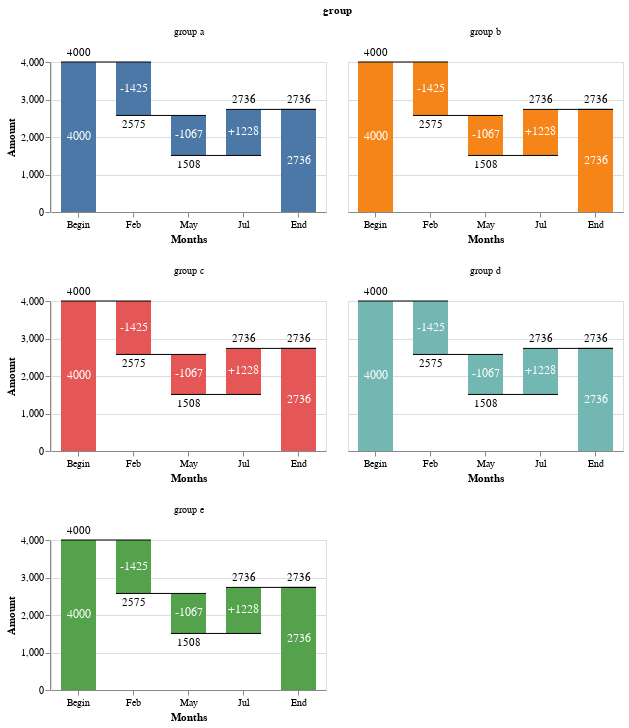

The cell this chart's notebook holds for it:
### Code cell
data = [
    {"label": "Begin", "amount": 4000},
    # {"label": "Jan", "amount": 1707},
    {"label": "Feb", "amount": -1425},
    # {"label": "Mar", "amount": -1030},
    # {"label": "Apr", "amount": 1812},
    {"label": "May", "amount": -1067},
    # {"label": "Jun", "amount": -1481},
    {"label": "Jul", "amount": 1228},
    # {"label": "Aug", "amount": 1176},
    # {"label": "Sep", "amount": 1146},
    # {"label": "Oct", "amount": 1205},
    # {"label": "Nov", "amount": -1388},
    # {"label": "Dec", "amount": 1492},
    {"label": "End", "amount": 0},
]
source = pd.DataFrame(data)

sources = []
for i, group in enumerate(groups):
    sources.append(source.copy())
    sources[i]['group'] = f'group {group}'

source = pd.concat(sources)

# Define frequently referenced fields
amount = alt.datum.amount
label = alt.datum.label
window_lead_label = alt.datum.window_lead_label
window_sum_amount = alt.datum.window_sum_amount

# Define frequently referenced/long expressions
calc_prev_sum = alt.expr.if_(label == "End", 0, window_sum_amount - amount)
calc_amount = alt.expr.if_(label == "End", window_sum_amount, amount)
calc_text_amount = (
    alt.expr.if_((label != "Begin") & (label != "End") & calc_amount > 0, "+", "")
    + calc_amount
)

# The "base_chart" defines the transform_window, transform_calculate, and X axis
base_chart = alt.Chart(source).encode(
    x=alt.X("label:O", axis=alt.Axis(title="Months", labelAngle=0), sort=None)
)

color_coding = (
    alt.when((label == "Begin") | (label == "End"))
    .then(alt.value("#878d96"))
    .when(calc_amount < 0)
    .then(alt.value("#24a148"))
    .otherwise(alt.value("#fa4d56"))
)

bar_size = 35

bar = base_chart.mark_bar(size=bar_size).encode(
    y=alt.Y("calc_prev_sum:Q", title="Amount"),
    y2=alt.Y2("window_sum_amount:Q"),
    # color=color_coding,
    color=alt.Color('group:N').legend(None),
)

# The "rule" chart is for the horizontal lines that connect the bars
rule = base_chart.mark_rule(xOffset=-bar_size / 2, x2Offset=bar_size / 2).encode(
    y="window_sum_amount:Q",
    x2="calc_lead",
)

# Add values as text
text_pos_values_top_of_bar = base_chart.mark_text(baseline="bottom", dy=-4).encode(
    text=alt.Text("calc_sum_inc:N"),
    y="calc_sum_inc:Q",
)
text_neg_values_bot_of_bar = base_chart.mark_text(baseline="top", dy=4).encode(
    text=alt.Text("calc_sum_dec:N"),
    y="calc_sum_dec:Q",
)
text_bar_values_mid_of_bar = base_chart.mark_text(baseline="middle", fontSize=bar_size / 3).encode(
    text=alt.Text("calc_text_amount:N"),
    y="calc_center:Q",
    color=alt.value("white"),
)

chart = alt.layer(
    bar,
    rule,
    text_pos_values_top_of_bar,
    text_neg_values_bot_of_bar,
    text_bar_values_mid_of_bar
).properties(
    width=alt.Step(bar_size + 20),
    height=150
).facet(
    facet="group",
    columns=2,
).transform_window(
    window_sum_amount="sum(amount)",
    window_lead_label="lead(label)",
    groupby=["group"],
).transform_calculate(
    calc_lead=alt.expr.if_((window_lead_label == None), label, window_lead_label),
    calc_prev_sum=calc_prev_sum,
    calc_amount=calc_amount,
    calc_text_amount=calc_text_amount,
    calc_center=(window_sum_amount + calc_prev_sum) / 2,
    calc_sum_dec=alt.expr.if_(window_sum_amount < calc_prev_sum, window_sum_amount, ""),
    calc_sum_inc=alt.expr.if_(window_sum_amount > calc_prev_sum, window_sum_amount, ""),
).resolve_scale(
    x="independent"
)

chart

### Figure 1 — Vega-Lite specification as saved in the notebook (floating-point values rounded to 4 significant figures)
{"config": {"view": {"continuousWidth": 300, "continuousHeight": 300}}, "data": {"name": "data-0267d786b33f8c711493f32b5b718610"}, "facet": {"field": "group", "type": "nominal"}, "spec": {"layer": [{"mark": {"type": "bar", "size": 35}, "encoding": {"color": {"field": "group", "legend": null, "type": "nominal"}, "x": {"axis": {"labelAngle": 0, "title": "Months"}, "field": "label", "sort": null, "type": "ordinal"}, "y": {"field": "calc_prev_sum", "title": "Amount", "type": "quantitative"}, "y2": {"field": "window_sum_amount"}}}, {"mark": {"type": "rule", "x2Offset": 17.5, "xOffset": -17.5}, "encoding": {"x": {"axis": {"labelAngle": 0, "title": "Months"}, "field": "label", "sort": null, "type": "ordinal"}, "x2": {"field": "calc_lead"}, "y": {"field": "window_sum_amount", "type": "quantitative"}}}, {"mark": {"type": "text", "baseline": "bottom", "dy": -4}, "encoding": {"text": {"field": "calc_sum_inc", "type": "nominal"}, "x": {"axis": {"labelAngle": 0, "title": "Months"}, "field": "label", "sort": null, "type": "ordinal"}, "y": {"field": "calc_sum_inc", "type": "quantitative"}}}, {"mark": {"type": "text", "baseline": "top", "dy": 4}, "encoding": {"text": {"field": "calc_sum_dec", "type": "nominal"}, "x": {"axis": {"labelAngle": 0, "title": "Months"}, "field": "label", "sort": null, "type": "ordinal"}, "y": {"field": "calc_sum_dec", "type": "quantitative"}}}, {"mark": {"type": "text", "baseline": "middle", "fontSize": 11.67}, "encoding": {"color": {"value": "white"}, "text": {"field": "calc_text_amount", "type": "nominal"}, "x": {"axis": {"labelAngle": 0, "title": "Months"}, "field": "label", "sort": null, "type": "ordinal"}, "y": {"field": "calc_center", "type": "quantitative"}}}], "height": 150, "width": {"step": 55}}, "columns": 2, "resolve": {"scale": {"x": "independent"}}, "transform": [{"window": [{"op": "sum", "field": "amount", "as": "window_sum_amount"}, {"op": "lead", "field": "label", "as": "window_lead_label"}], "groupby": ["group"]}, {"calculate": "if((datum.window_lead_label === null),datum.label,datum.window_lead_label)", "as": "calc_lead"}, {"calculate": "if((datum.label === 'End'),0,(datum.window_sum_amount - datum.amount))", "as": "calc_prev_sum"}, {"calculate": "if((datum.label === 'End'),datum.window_sum_amount,datum.amount)", "as": "calc_amount"}, {"calculate": "(if(((((datum.label !== 'Begin') && (datum.label !== 'End')) && if((datum.label === 'End'),datum.window_sum_amount,datum.amount)) > 0),'+','') + if((datum.label === 'End'),datum.window_sum_amount,datum.amount))", "as": "calc_text_amount"}, {"calculate": "((datum.window_sum_amount + if((datum.label === 'End'),0,(datum.window_sum_amount - datum.amount))) / 2)", "as": "calc_center"}, {"calculate": "if((datum.window_sum_amount < if((datum.label === 'End'),0,(datum.window_sum_amount - datum.amount))),datum.window_sum_amount,'')", "as": "calc_sum_dec"}, {"calculate": "if((datum.window_sum_amount > if((datum.label === 'End'),0,(datum.window_sum_amount - datum.amount))),datum.window_sum_amount,'')", "as": "calc_sum_inc"}], "$schema": "https://vega.github.io/schema/vega-lite/v5.20.1.json", "datasets": {"data-0267d786b33f8c711493f32b5b718610": [{"label": "Begin", "amount": 4000, "group": "group a"}, {"label": "Feb", "amount": -1425, "group": "group a"}, {"label": "May", "amount": -1067, "group": "group a"}, {"label": "Jul", "amount": 1228, "group": "group a"}, {"label": "End", "amount": 0, "group": "group a"}, {"label": "Begin", "amount": 4000, "group": "group b"}, {"label": "Feb", "amount": -1425, "group": "group b"}, {"label": "May", "amount": -1067, "group": "group b"}, {"label": "Jul", "amount": 1228, "group": "group b"}, {"label": "End", "amount": 0, "group": "group b"}, {"label": "Begin", "amount": 4000, "group": "group c"}, {"label": "Feb", "amount": -1425, "group": "group c"}, {"label": "May", "amount": -1067, "group": "group c"}, {"label": "Jul", "amount": 1228, "group": "group c"}, {"label": "End", "amount": 0, "group": "group c"}, {"label": "Begin", "amount": 4000, "group": "group d"}, {"label": "Feb", "amount": -1425, "group": "group d"}, {"label": "May", "amount": -1067, "group": "group d"}, {"label": "Jul", "amount": 1228, "group": "group d"}, {"label": "End", "amount": 0, "group": "group d"}, {"label": "Begin", "amount": 4000, "group": "group e"}, {"label": "Feb", "amount": -1425, "group": "group e"}, {"label": "May", "amount": -1067, "group": "group e"}, {"label": "Jul", "amount": 1228, "group": "group e"}, {"label": "End", "amount": 0, "group": "group e"}]}}
